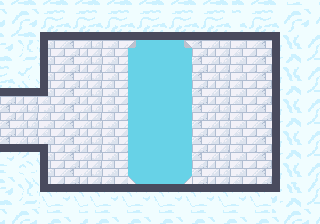

A 2D game scene composited from a Tiled map and its tileset images. What follows is a short description and the map's XML, with each tile layer's data collapsed to a summary:
An orthogonal 40x28 tile map with 8x8 px tiles, 3 tile layers (gfx, walls, holes) and 4 objects (2x Enemy, 2x Item).

<map version="1.10" tiledversion="1.10.2" orientation="orthogonal" renderorder="right-down" width="40" height="28" tilewidth="8" tileheight="8" infinite="0" nextlayerid="8" nextobjectid="16">
 <tileset firstgid="1" source="sky-temple.tsx" />
 <layer id="1" name="gfx" width="40" height="28">
  <data>[1120 cells, 1120 non-empty, 151 distinct tile ids]</data>
 </layer>
 <layer id="2" name="walls" width="40" height="28">
  <data>[1120 cells, 100 non-empty, 1 distinct tile ids]</data>
 </layer>
 <layer id="7" name="holes" width="40" height="28">
  <data>[1120 cells, 140 non-empty, 1 distinct tile ids]</data>
 </layer>
 <objectgroup id="5" name="objs">
  <object id="1" name="Angel" type="Enemy" x="248" y="120">
   <properties>
    <property name="flags" type="int" value="1" />
    <property name="health" type="int" value="1" />
    <property name="strength" type="int" value="2" />
    <property name="walk" value="P100" />
   </properties>
   <point />
  </object>
  <object id="12" name="Angel" type="Enemy" x="216" y="88">
   <properties>
    <property name="speed" type="int" value="32" />
   </properties>
   <point />
  </object>
  <object id="13" name="HeartItem" type="Item" x="88" y="88">
   <point />
  </object>
  <object id="14" name="HeartItem" type="Item" x="80" y="160">
   <point />
  </object>
 </objectgroup>
</map>
